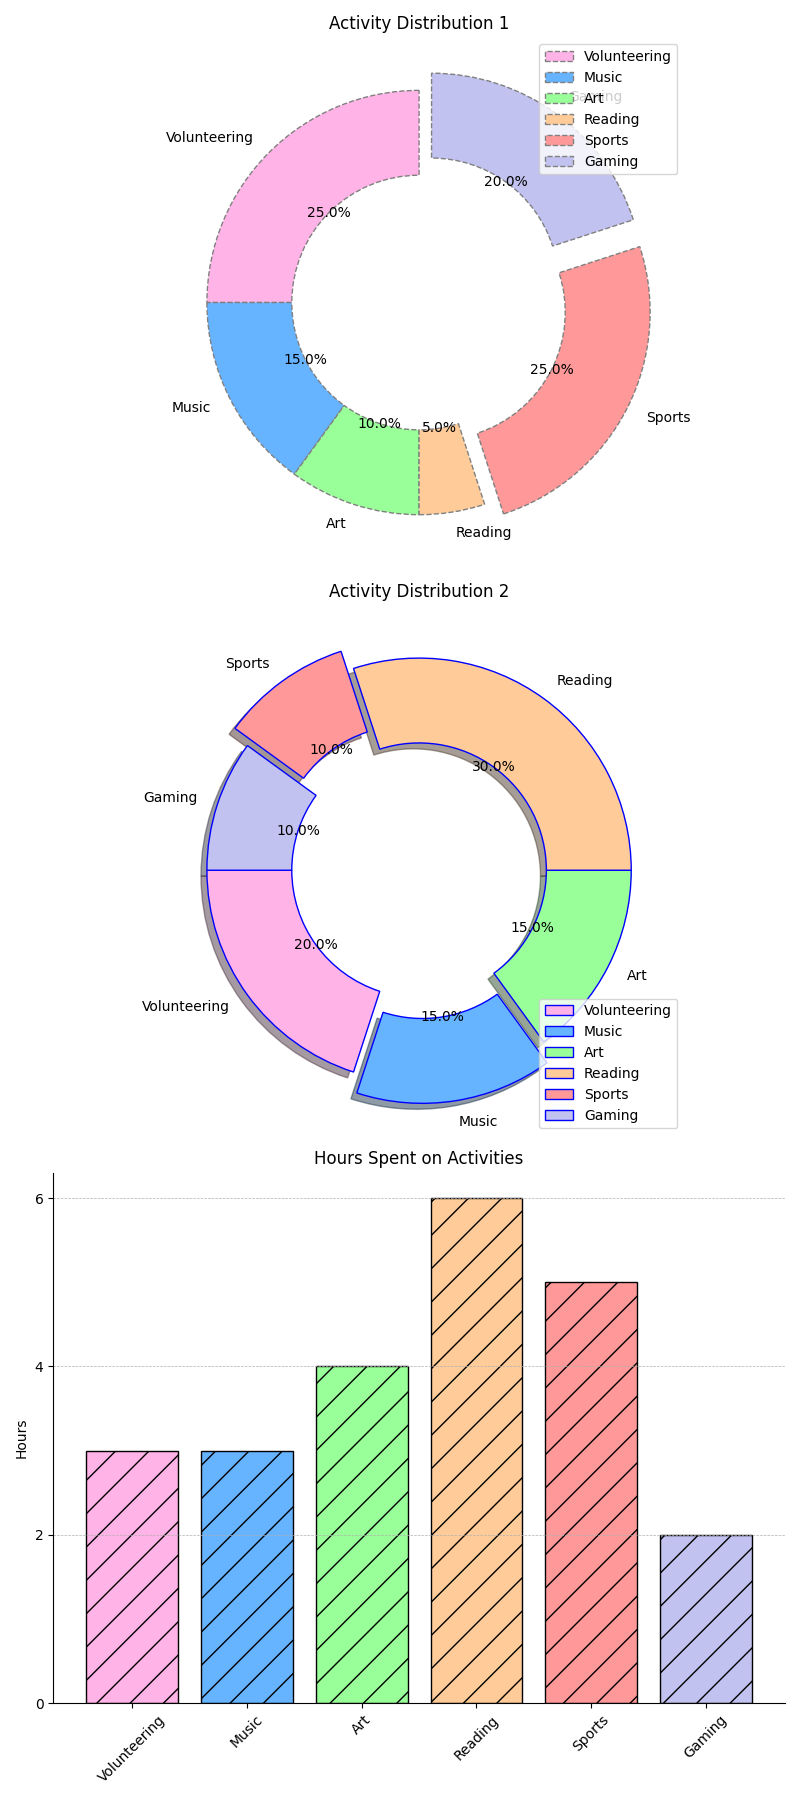

Reproduce this figure in Python.
import matplotlib.pyplot as plt

activities = ['Volunteering', 'Music', 'Art', 'Reading', 'Sports', 'Gaming']
percentages1 = [25, 15, 10, 5, 25, 20]  # Altered data for the first pie chart
percentages2 = [20, 15, 15, 30, 10, 10]  # Altered data for the second pie chart
hours_spent = [3, 3, 4, 6, 5, 2]  # Altered data for the bar chart
colors = ['#ffb3e6', '#66b3ff', '#99ff99', '#ffcc99', '#ff9999', '#c2c2f0']
explode1 = (0, 0, 0, 0, 0.1, 0.1)  # Altered explosion for slices
explode2 = (0, 0.1, 0, 0, 0.1, 0)  # Altered explosion for slices

fig, (ax1, ax2, ax3) = plt.subplots(3, 1, figsize=(8, 18))

# First pie chart
ax1.pie(
    percentages1,
    explode=explode1,
    labels=activities,
    colors=colors,
    autopct='%1.1f%%',
    startangle=90,
    wedgeprops=dict(edgecolor='gray', linestyle='--', width=0.4),
    shadow=False
)
ax1.set_title('Activity Distribution 1')
ax1.legend(loc='upper right')

# Second pie chart
ax2.pie(
    percentages2,
    explode=explode2,
    labels=activities,
    colors=colors,
    autopct='%1.1f%%',
    startangle=180,
    wedgeprops=dict(edgecolor='blue', linestyle='-', width=0.4),
    shadow=True
)
ax2.set_title('Activity Distribution 2')
ax2.legend(loc='lower right')

# Bar chart
ax3.bar(activities, hours_spent, color=colors, edgecolor='black', hatch='/')
ax3.set_xticklabels(activities, rotation=45, fontsize=10)
ax3.set_yticks(range(0, 8, 2))
ax3.grid(True, which='major', axis='y', linestyle='--', linewidth=0.5)
ax3.set_ylabel('Hours')
ax3.set_title('Hours Spent on Activities')
ax3.spines['top'].set_visible(False)
ax3.spines['right'].set_visible(False)

plt.tight_layout()
plt.show()
